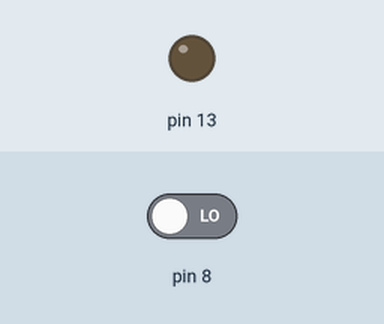
Simulated run of this sketch. Board: Arduino Uno, built with avr-gcc and run on an emulated ATmega328P. Parts: output pins drawn as LEDs (lit = HIGH). The inputs (shaded band) are chosen by the test bench; at power-on: pin 8 LOW.

Above: at 1.2 s.
1.3 s: pin 8 driven HIGH
At 1.7 s:
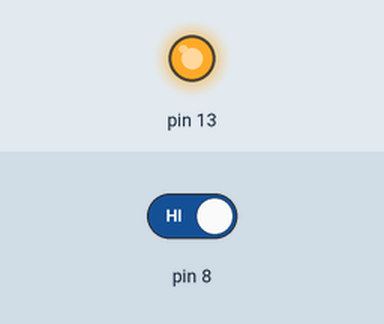
2.8 s: pin 8 driven LOW
At 4.0 s:
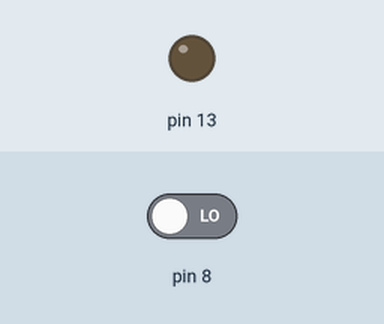
Timing chart, 0 to 5.8 s (numbered marks = the images above; inputs shaded):
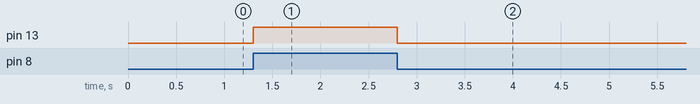

The sketch:

botao.ino
```cpp
volatile char* ddrB = (char*) 0x24;
volatile char* pinB = (char*) 0x23;
volatile char* portB = (char*) 0x25;

bool pressed;

void setup() {
  // put your setup code here, to run once:
  *ddrB |= (1 << 5); // setup 5 as output
  *ddrB &= ~(1); // sets as input
  *portB &= ~(1 << 5); // turn off led
  Serial.begin(9600);
}

void loop() {
  pressed = *pinB & (1);
  if (pressed) {
    *portB |= (1 << 5); // turn on led
  } else {
    *portB &= ~(1 << 5); // turn off led
  }
}
```

Measured:
- after the input at 1.3 s, pin 13: LOW → HIGH at once
- after the input at 2.8 s, pin 13: HIGH → LOW at once
